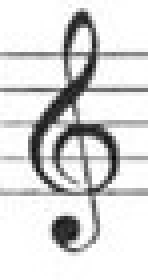
%> input picture gclef-original.jpg, 37 x 70 px (shown 4 times larger)
$ octave --eval "result = removeStaffLines(imread('gclef-original.jpg'));"   (GNU Octave 9; MATLAB toolbox functions it lacks are replaced by stand-ins)
%> lines starting %> are read from the running program, lines starting %| are printed output that depends on the picture
% Removing staff lines but not using the imopen function because of
% different kernels. No specific reason why but worked fine so we are
% keeping it that way.
function imgNoLines = removeStaffLines(img)
    % Erosion
    nhood = [0 1 1 0; 0 1 1 0; 0 1 1 0; 0 1 1 0];
    imgNoLines = imerode(img, nhood);
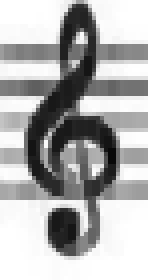
%> imgNoLines: size 70x37x3 uint8 (shown 4 times larger); min 8, max 255, mean 175.2

    % Dilation
    nhoodD = [0 1 0; 0 1 0; 0 1 0];
    imgNoLines = imdilate(imgNoLines,nhoodD);
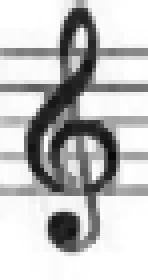
%> imgNoLines: size 70x37x3 uint8 (shown 4 times larger); min 8, max 255, mean 192.8
end

$ run again, on flagNote.jpg
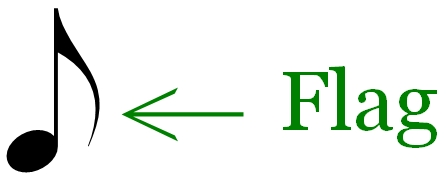
%> input picture flagNote.jpg, 446 x 182 px
%> in removeStaffLines, `imgNoLines = imerode(img, nhood);`:
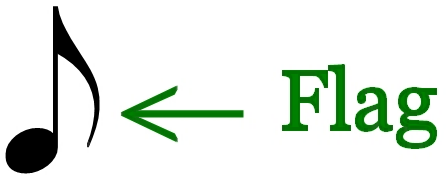
%> imgNoLines: size 182x446x3 uint8; mean R, G, B 225.3, 233.5, 225.3
%> in removeStaffLines, `imgNoLines = imdilate(imgNoLines,nhoodD);`:
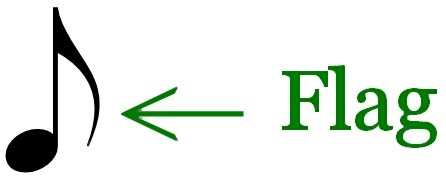
%> imgNoLines: size 182x446x3 uint8; mean R, G, B 229, 236, 229
